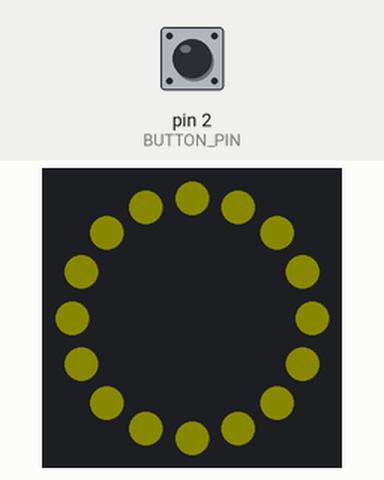
Simulated run of this sketch. Board: Arduino Uno, built with avr-gcc and run on an emulated ATmega328P. Shown: 16 RGB LEDs in a ring, first at the top, clockwise. The inputs (shaded band) are chosen by the test bench; at power-on: pin 2 (BUTTON_PIN) HIGH. Dim RGB values are drawn brighter than linear; random numbers use the default seed unless the sketch sets one.

Above: at 0.96 s.
1.3 s: pin 2 (BUTTON_PIN) pulled LOW for 0.15 s
At 2.53 s:
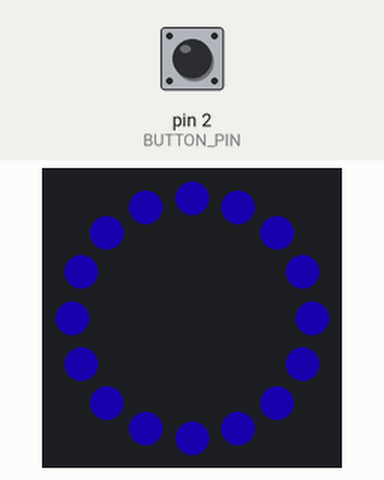
3.3 s: pin 2 (BUTTON_PIN) pulled LOW for 1 s
At 3.85 s:
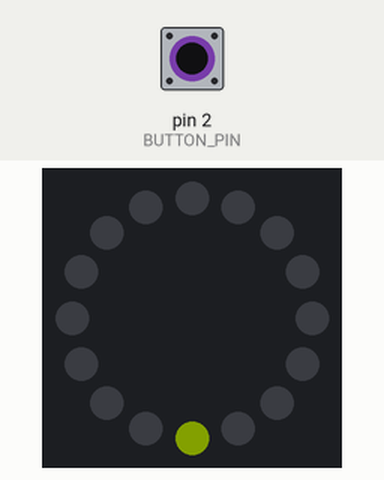
5.8 s: pin 2 (BUTTON_PIN) pulled LOW for 0.15 s
At 6.12 s:
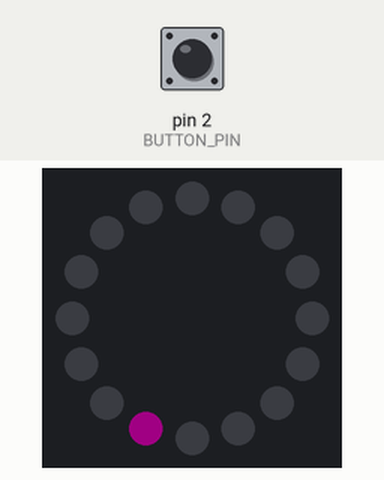
7.7 s: pin 2 (BUTTON_PIN) pulled LOW for 3.2 s
At 7.99 s:
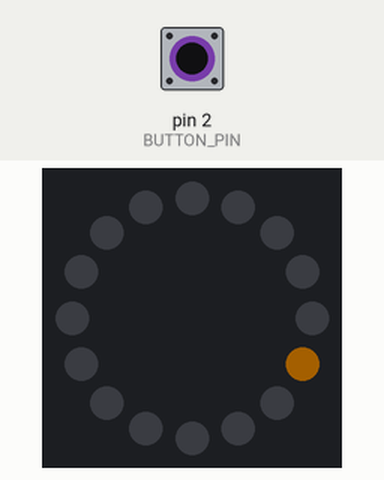
12.4 s: pin 2 (BUTTON_PIN) pulled LOW for 1 s
At 13.47 s:
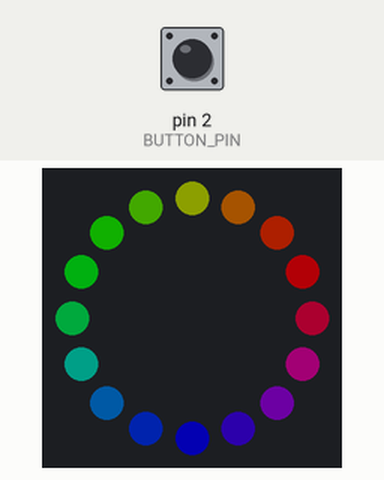
14.9 s: pin 2 (BUTTON_PIN) pulled LOW for 3.2 s
At 19.15 s:
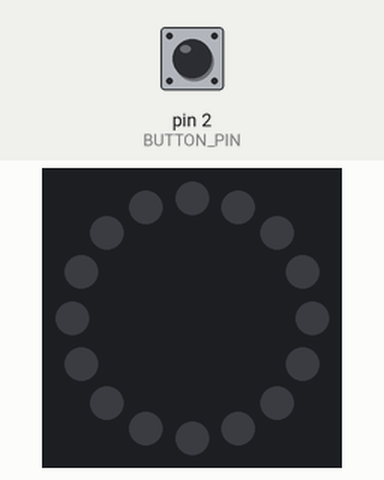

Measured:
- what the display in image 6 shows lasts 0.4 s, from 19.0 s to 19.4 s

The sketch:

gemma_pikachu.ino
```cpp
#include <Adafruit_NeoPixel.h>
#define NEOPIXEL_PIN 0
#define BUTTON_PIN 2
#define LED_COUNT 16
#define BRIGHTNESS_DEFAULT 60
#define COUNTDOWN_MAX 360
#define MODE_MAX 3

Adafruit_NeoPixel ring = Adafruit_NeoPixel(LED_COUNT, NEOPIXEL_PIN);

bool     isBtnHeldDown, // Is the button currently pressed
         isManuallySwitchingMode,
         isFadeIn; // Direction of ColourFade() animation (fade in | fade out)
uint8_t  brightness = BRIGHTNESS_DEFAULT, // Current brightness of LEDS
         mode = 0,  // The current animation effect
         colourCountdown = 0, // Seconds until next colour change
         modeCountdown = 0; // Seconds until next mode change
int16_t offset = 0; // Current offset used by SpinnyWheels() and Rainbow() animation
uint32_t color  = 0xffff00; // Starting colour is yellow
uint32_t currentTime, prevTime; // Used to calculate ticks

void setup() {
  pinMode(BUTTON_PIN, INPUT_PULLUP);
  ring.begin();
  ring.setBrightness(brightness);
  colourCountdown = NextCountdownValue();
  modeCountdown = NextCountdownValue();
  prevTime = millis();
}

void loop() {
  currentTime = millis();

    // Do single frame of animation depending on current mode
    switch(mode) {
      case 0: Mode_ColourFade(); break;
      case 1: Mode_RandomSparks(); break;
      case 2: Mode_SpinnyWheels(); break;
      case 3: Mode_Rainbow(); break;
    }

    if(Tick()){
      // Run each action every time its countdown timer resets
      Countdown(SwitchMode, &modeCountdown);
      Countdown(SwitchColour, &colourCountdown);
      prevTime = millis();
    }

    // Allow manual changes in mode and colour
    //Delays here are to make button presses a bit more bearable
    if(IsBtnPressed()) {
      // Give 6 minutes of a user chosen colour
      SwitchColour();
      colourCountdown = COUNTDOWN_MAX;
      delay(100);
    }
    else if(isBtnHeldDown && !isManuallySwitchingMode){
      // Give 6 minutes of a user chosen mode
      isManuallySwitchingMode = true;
      SwitchMode();
      modeCountdown = COUNTDOWN_MAX;
      delay(100);
    }
    else if(!isBtnHeldDown && isManuallySwitchingMode) {
      // Reset manual mode swich after button release
      isManuallySwitchingMode = false;
      delay(100);
    }
}

/* Basic Funcs */

bool Tick() {
  // Around one second has passed this will return true
  bool shouldTick = (currentTime - prevTime) > 1000;

  // Slow down the animation a little bit
  if(!shouldTick) delay(100);

  return shouldTick;
}

bool IsBtnPressed(){
  // Returns true when the button is initially pressed
  bool wasBtnPressed = isBtnHeldDown;
  isBtnHeldDown = digitalRead(BUTTON_PIN) == LOW;
  return isBtnHeldDown && !wasBtnPressed;
}

uint8_t NextCountdownValue() {
  // Pick a new time between 5 seconds and 6 minutes
  return random(COUNTDOWN_MAX) + 5;
}

void Countdown(void (*action)(), uint8_t* value)
{
  if((*value) <= 0) {
    // Run action when currentValue reaches zero, then reset the countdown
    (*action)();
    (*value) = NextCountdownValue();
  }
  else {
    // Reduce currentValue by 1
    (*value)--;
  }
}

void SwitchMode() {
  // Iterate LED animation mode
  mode++;
  if(mode > MODE_MAX) mode = 0;

  // Reset neopixel ring
  offset = 0;
  brightness = BRIGHTNESS_DEFAULT;
  ring.setBrightness(brightness);
  for(uint8_t i = 0; i < LED_COUNT; i++) {
    ring.setPixelColor(i, 0);
  }
}

void SwitchColour() {
  color = Wheel(random(255));
}

/* LED Display Funcs */

void Mode_ColourFade() {
  for(uint8_t i = 0; i < LED_COUNT; i++) {
    ring.setPixelColor(i, color);
  }

  // Fade in or out depending on the current fade direction
  brightness += isFadeIn ? 5 : -5;

  if(brightness < 0 || brightness > BRIGHTNESS_DEFAULT) {
    isFadeIn = !isFadeIn;
  } else {
    ring.setBrightness(brightness);
    ring.show();
  }
}

// Random sparks - just one LED on at a time!
void Mode_RandomSparks() {
  uint8_t i = random(LED_COUNT);
  ring.setPixelColor(i, color);
  ring.show();
  ring.setPixelColor(i, 0);
}

// Spinny wheels (4 LEDs on at a time)
void Mode_SpinnyWheels() {
  for(uint8_t i = 0; i < LED_COUNT; i++) {
    uint32_t c = 0;
    if(((offset + i) & 7) < 2) c = color;
    ring.setPixelColor(i, c);
  }
  ring.show();

  // Iterate or clear if it gets near int16_t.MAX(32,767) but thats unlikely
  offset = (offset > 32000) ? 0 : offset + 1;
}

// Slightly different, this makes the rainbow equally distributed throughout
void Mode_Rainbow() {
  // 5 cycles of all colors on wheel
  offset = (offset >= 256 * 5) ? 0 : offset + 5;

  // Draw current animation frame
  for(uint8_t i = 0; i < LED_COUNT; i++) {
    ring.setPixelColor(i, Wheel(((i * 256 / LED_COUNT) + offset) & 255));
  }
  ring.show();
}

// Input a value 0 to 255 to get a color value.
// The colours are a transition r - g - b - back to r.
uint32_t Wheel(byte WheelPos) {
  if(WheelPos < 85) {
   return ring.Color(WheelPos * 3, 255 - WheelPos * 3, 0);
  } else if(WheelPos < 170) {
   WheelPos -= 85;
   return ring.Color(255 - WheelPos * 3, 0, WheelPos * 3);
  } else {
   WheelPos -= 170;
   return ring.Color(0, WheelPos * 3, 255 - WheelPos * 3);
  }
}
```
